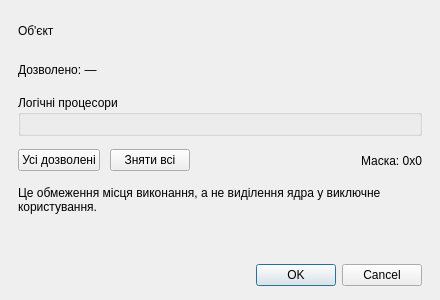
<?xml version="1.0" encoding="UTF-8"?>
<ui version="4.0">
 <class>AffinityDialog</class>
 <widget class="QDialog" name="AffinityDialog">
  <property name="geometry"><rect><x>0</x><y>0</y><width>440</width><height>300</height></rect></property>
  <property name="windowTitle"><string>Відповідність CPU</string></property>
  <layout class="QVBoxLayout" name="mainLayout">
   <property name="spacing"><number>10</number></property>
   <property name="leftMargin"><number>18</number></property>
   <property name="topMargin"><number>16</number></property>
   <property name="rightMargin"><number>18</number></property>
   <property name="bottomMargin"><number>14</number></property>
   <item><widget class="QLabel" name="lblTarget"><property name="text"><string>Об'єкт</string></property><property name="title" stdset="0"><bool>true</bool></property></widget></item>
   <item><widget class="QLabel" name="lblAllowed">
    <property name="text"><string>Дозволено: —</string></property>
    <property name="wordWrap"><bool>true</bool></property><property name="muted" stdset="0"><bool>true</bool></property></widget></item>
   <item>
    <widget class="QGroupBox" name="grpCpus">
     <property name="title"><string>Логічні процесори</string></property>
     <layout class="QGridLayout" name="cpuGrid"><property name="horizontalSpacing"><number>14</number></property><property name="verticalSpacing"><number>8</number></property></layout>
    </widget>
   </item>
   <item>
    <layout class="QHBoxLayout" name="quickLayout">
     <item><widget class="QPushButton" name="btnSelectAll"><property name="text"><string>Усі дозволені</string></property></widget></item>
     <item><widget class="QPushButton" name="btnSelectNone"><property name="text"><string>Зняти всі</string></property></widget></item>
     <item><spacer name="quickSpacer"><property name="orientation"><enum>Qt::Horizontal</enum></property>
      <property name="sizeHint" stdset="0"><size><width>40</width><height>20</height></size></property></spacer></item>
     <item><widget class="QLabel" name="lblMaskHex"><property name="text"><string>Маска: 0x0</string></property><property name="muted" stdset="0"><bool>true</bool></property></widget></item>
    </layout>
   </item>
   <item><widget class="QLabel" name="lblHint">
    <property name="text"><string>Це обмеження місця виконання, а не виділення ядра у виключне користування.</string></property>
    <property name="wordWrap"><bool>true</bool></property><property name="muted" stdset="0"><bool>true</bool></property></widget></item>
   <item><widget class="QLabel" name="lblError"><property name="text"><string/></property><property name="role" stdset="0"><string>error</string></property></widget></item>
   <item>
    <widget class="QDialogButtonBox" name="buttonBox">
     <property name="standardButtons"><set>QDialogButtonBox::Cancel|QDialogButtonBox::Ok</set></property>
    </widget>
   </item>
  </layout>
 </widget>
 <resources/>
 <connections/>
</ui>
